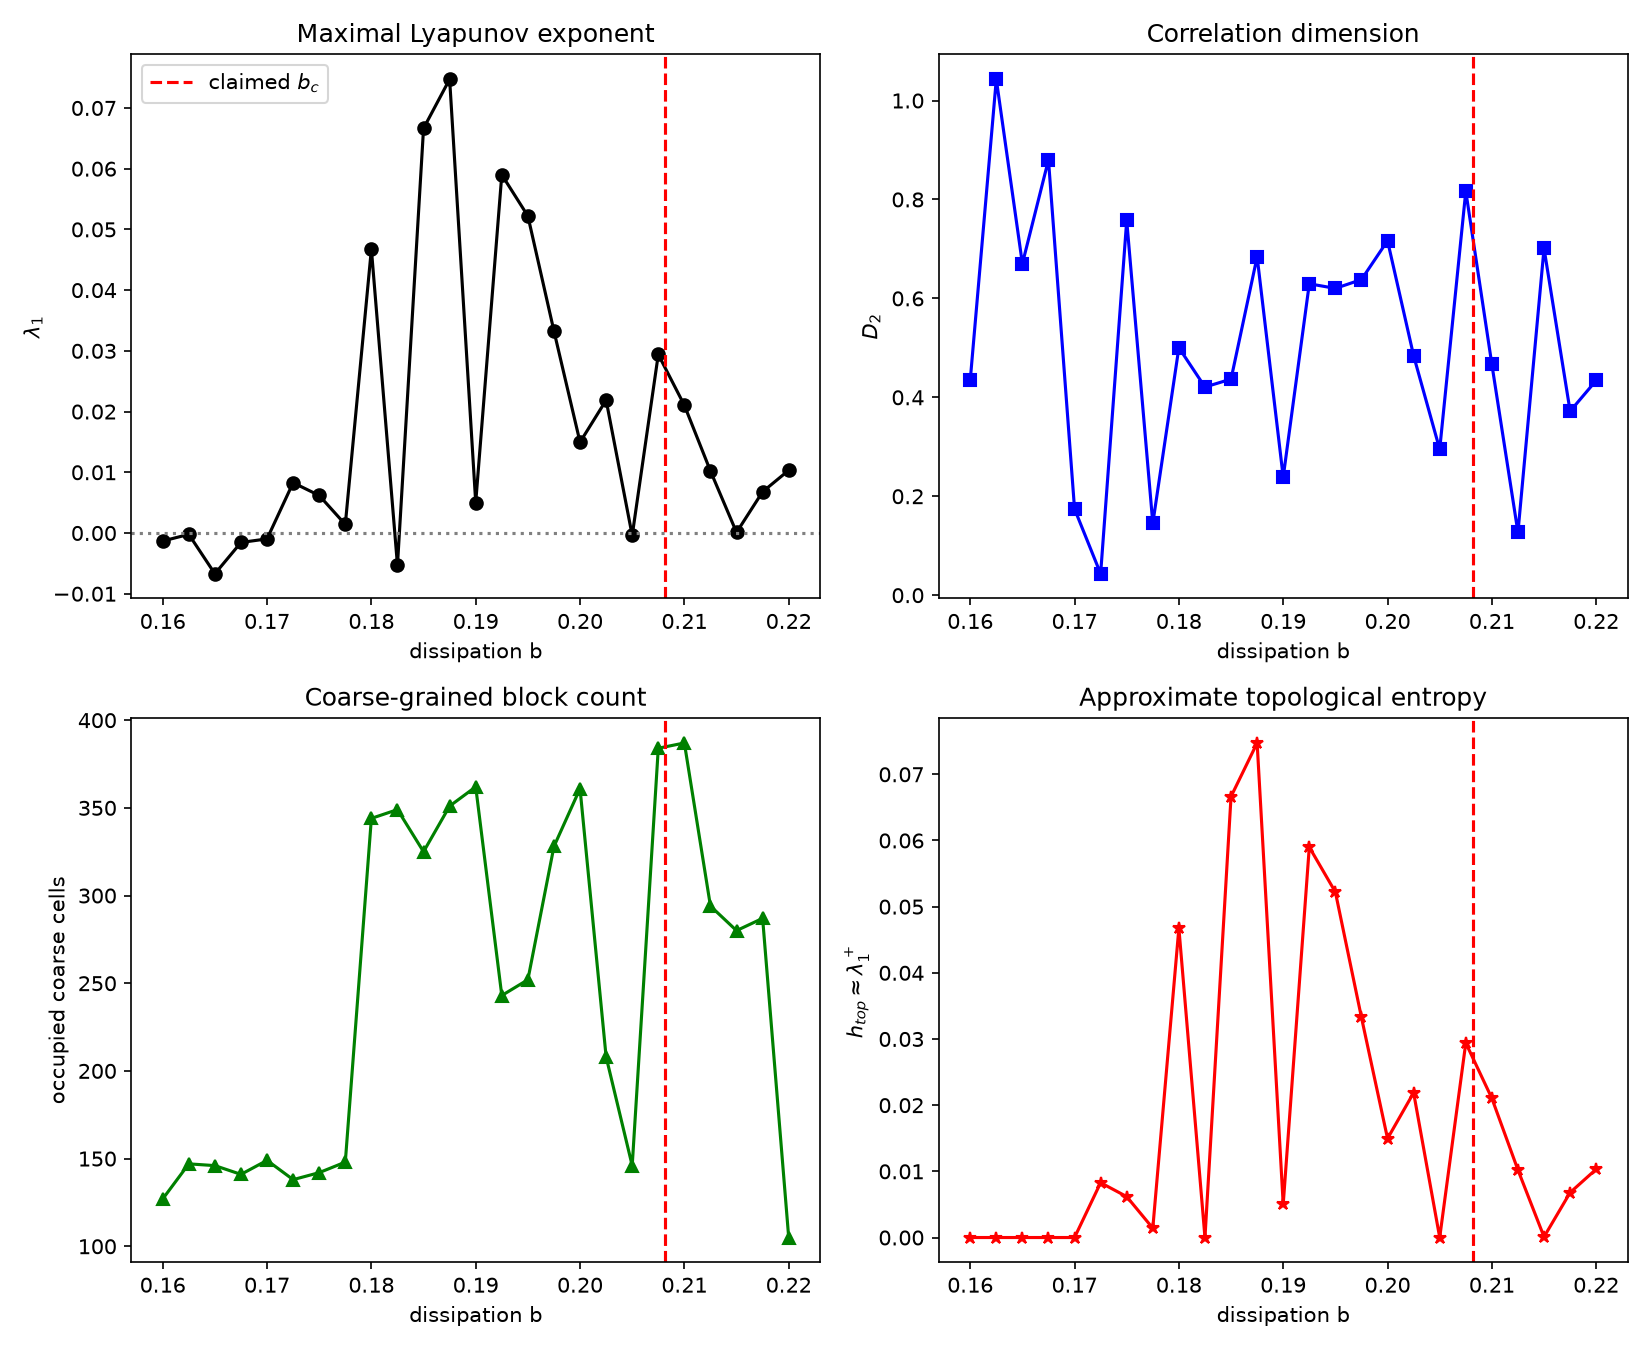

Python code for this plot:
import numpy as np
import matplotlib
matplotlib.use('Agg')
import matplotlib.pyplot as plt
from scipy.spatial import cKDTree
import json, time

rng = np.random.default_rng(42)
DT = 0.05
T_TRANS = 200.0
T_LYAP = 200.0
T_D2 = 200.0
N_POINTS_D2 = 1024
GRID_M = 20

if __name__ == '__main__':
    b_values = np.linspace(0.16, 0.22, 25)
    results = []
    t0 = time.time()
    for ib, b in enumerate(b_values):
        x, y, z = rng.uniform(-2.0, 2.0, 3)
        dt = DT
        # transient
        for _ in range(int(T_TRANS/dt)):
            k1x = np.sin(y) - b*x; k1y = np.sin(z) - b*y; k1z = np.sin(x) - b*z
            x2 = x + 0.5*dt*k1x; y2 = y + 0.5*dt*k1y; z2 = z + 0.5*dt*k1z
            k2x = np.sin(y2) - b*x2; k2y = np.sin(z2) - b*y2; k2z = np.sin(x2) - b*z2
            x3 = x + 0.5*dt*k2x; y3 = y + 0.5*dt*k2y; z3 = z + 0.5*dt*k2z
            k3x = np.sin(y3) - b*x3; k3y = np.sin(z3) - b*y3; k3z = np.sin(x3) - b*z3
            x4 = x + dt*k3x; y4 = y + dt*k3y; z4 = z + dt*k3z
            k4x = np.sin(y4) - b*x4; k4y = np.sin(z4) - b*y4; k4z = np.sin(x4) - b*z4
            x += dt/6.0*(k1x + 2*k2x + 2*k3x + k4x)
            y += dt/6.0*(k1y + 2*k2y + 2*k3y + k4y)
            z += dt/6.0*(k1z + 2*k2z + 2*k3z + k4z)

        # Lyapunov exponent via Heun-style tangent update
        dx, dy, dz = rng.standard_normal(3)
        nrm = np.sqrt(dx*dx + dy*dy + dz*dz); dx /= nrm; dy /= nrm; dz /= nrm
        lyap_sum = 0.0
        n_lyap = int(T_LYAP/dt)
        for _ in range(n_lyap):
            k1x = np.sin(y) - b*x; k1y = np.sin(z) - b*y; k1z = np.sin(x) - b*z
            x2 = x + 0.5*dt*k1x; y2 = y + 0.5*dt*k1y; z2 = z + 0.5*dt*k1z
            k2x = np.sin(y2) - b*x2; k2y = np.sin(z2) - b*y2; k2z = np.sin(x2) - b*z2
            x3 = x + 0.5*dt*k2x; y3 = y + 0.5*dt*k2y; z3 = z + 0.5*dt*k2z
            k3x = np.sin(y3) - b*x3; k3y = np.sin(z3) - b*y3; k3z = np.sin(x3) - b*z3
            x4 = x + dt*k3x; y4 = y + dt*k3y; z4 = z + dt*k3z
            k4x = np.sin(y4) - b*x4; k4y = np.sin(z4) - b*y4; k4z = np.sin(x4) - b*z4
            x += dt/6.0*(k1x + 2*k2x + 2*k3x + k4x)
            y += dt/6.0*(k1y + 2*k2y + 2*k3y + k4y)
            z += dt/6.0*(k1z + 2*k2z + 2*k3z + k4z)

            cx = np.cos(x); cy = np.cos(y); cz = np.cos(z)
            # Heun step for tangent
            d1x = (-b)*dx + cy*dy
            d1y = (-b)*dy + cz*dz
            d1z = (-b)*dz + cx*dx
            tx = dx + dt*d1x; ty = dy + dt*d1y; tz = dz + dt*d1z
            d2x = (-b)*tx + cy*ty
            d2y = (-b)*ty + cz*tz
            d2z = (-b)*tz + cx*tx
            dx += dt/2.0*(d1x + d2x)
            dy += dt/2.0*(d1y + d2y)
            dz += dt/2.0*(d1z + d2z)
            nrm = np.sqrt(dx*dx + dy*dy + dz*dz)
            lyap_sum += np.log(nrm)
            dx /= nrm; dy /= nrm; dz /= nrm
        lambda1 = lyap_sum / T_LYAP

        # sample trajectory for D2 / blocks
        n_d2 = int(T_D2/dt)
        skip = max(1, n_d2 // N_POINTS_D2)
        traj = np.zeros((min(N_POINTS_D2, n_d2//skip + 1), 3))
        k = 0
        for i in range(n_d2):
            k1x = np.sin(y) - b*x; k1y = np.sin(z) - b*y; k1z = np.sin(x) - b*z
            x2 = x + 0.5*dt*k1x; y2 = y + 0.5*dt*k1y; z2 = z + 0.5*dt*k1z
            k2x = np.sin(y2) - b*x2; k2y = np.sin(z2) - b*y2; k2z = np.sin(x2) - b*z2
            x3 = x + 0.5*dt*k2x; y3 = y + 0.5*dt*k2y; z3 = z + 0.5*dt*k2z
            k3x = np.sin(y3) - b*x3; k3y = np.sin(z3) - b*y3; k3z = np.sin(x3) - b*z3
            x4 = x + dt*k3x; y4 = y + dt*k3y; z4 = z + dt*k3z
            k4x = np.sin(y4) - b*x4; k4y = np.sin(z4) - b*y4; k4z = np.sin(x4) - b*z4
            x += dt/6.0*(k1x + 2*k2x + 2*k3x + k4x)
            y += dt/6.0*(k1y + 2*k2y + 2*k3y + k4y)
            z += dt/6.0*(k1z + 2*k2z + 2*k3z + k4z)
            if i % skip == 0 and k < traj.shape[0]:
                traj[k,0] = x; traj[k,1] = y; traj[k,2] = z
                k += 1
        traj = traj[:k]

        D2 = np.nan
        try:
            tree = cKDTree(traj)
            dists = tree.query(traj, k=2)[0][:,1]
            r_min = max(dists.min()*1.5, 1e-12)
            r_max = dists.max()*0.4
            rs = np.geomspace(r_min, r_max, 16)
            counts = tree.count_neighbors(tree, rs)
            N = len(traj)
            C = counts / (N*(N-1))
            valid = (C > 0) & (C < 0.4)
            if valid.sum() >= 5:
                D2 = np.polyfit(np.log(rs[valid]), np.log(C[valid]), 1)[0]
        except Exception:
            pass

        low = traj.min(axis=0); high = traj.max(axis=0); eps = 1e-9
        idx = np.clip(((traj - low)/(high-low+eps)*(GRID_M-1)).astype(int), 0, GRID_M-1)
        block_count = len(np.unique(idx, axis=0))

        results.append({'b': float(b), 'lambda1': float(lambda1), 'D2': float(D2), 'block_count': int(block_count)})
        if ib % 4 == 0:
            print(f"b={b:.4f}  lambda1={lambda1:.5f}  D2={D2:.3f}  blocks={block_count}")
    print(f"Total time: {time.time()-t0:.1f}s")

    with open('../../shared_agora/artifacts/dossier_002_thomas_results.json', 'w') as f:
        json.dump(results, f, indent=2)

    bs = np.array([r['b'] for r in results])
    lams = np.array([r['lambda1'] for r in results])
    D2s = np.array([r['D2'] for r in results])
    blocks = np.array([r['block_count'] for r in results])

    fig, axs = plt.subplots(2, 2, figsize=(11, 9))
    axs[0,0].plot(bs, lams, 'ko-')
    axs[0,0].axvline(0.208186, color='r', ls='--', label='claimed $b_c$')
    axs[0,0].axhline(0, color='gray', ls=':')
    axs[0,0].set_xlabel('dissipation b'); axs[0,0].set_ylabel(r'$\lambda_1$')
    axs[0,0].set_title('Maximal Lyapunov exponent'); axs[0,0].legend()

    axs[0,1].plot(bs, D2s, 'bs-')
    axs[0,1].axvline(0.208186, color='r', ls='--')
    axs[0,1].set_xlabel('dissipation b'); axs[0,1].set_ylabel(r'$D_2$')
    axs[0,1].set_title('Correlation dimension')

    axs[1,0].plot(bs, blocks, 'g^-')
    axs[1,0].axvline(0.208186, color='r', ls='--')
    axs[1,0].set_xlabel('dissipation b'); axs[1,0].set_ylabel('occupied coarse cells')
    axs[1,0].set_title('Coarse-grained block count')

    topo = np.maximum(lams, 0.0)
    axs[1,1].plot(bs, topo, 'r*-')
    axs[1,1].axvline(0.208186, color='r', ls='--')
    axs[1,1].set_xlabel('dissipation b'); axs[1,1].set_ylabel(r'$h_{top}\approx\lambda_1^+$')
    axs[1,1].set_title('Approximate topological entropy')

    fig.tight_layout()
    out_png = '../../shared_agora/artifacts/dossier_002_thomas_replication.png'
    fig.savefig(out_png, dpi=150)
    print(f"Saved {out_png}")
